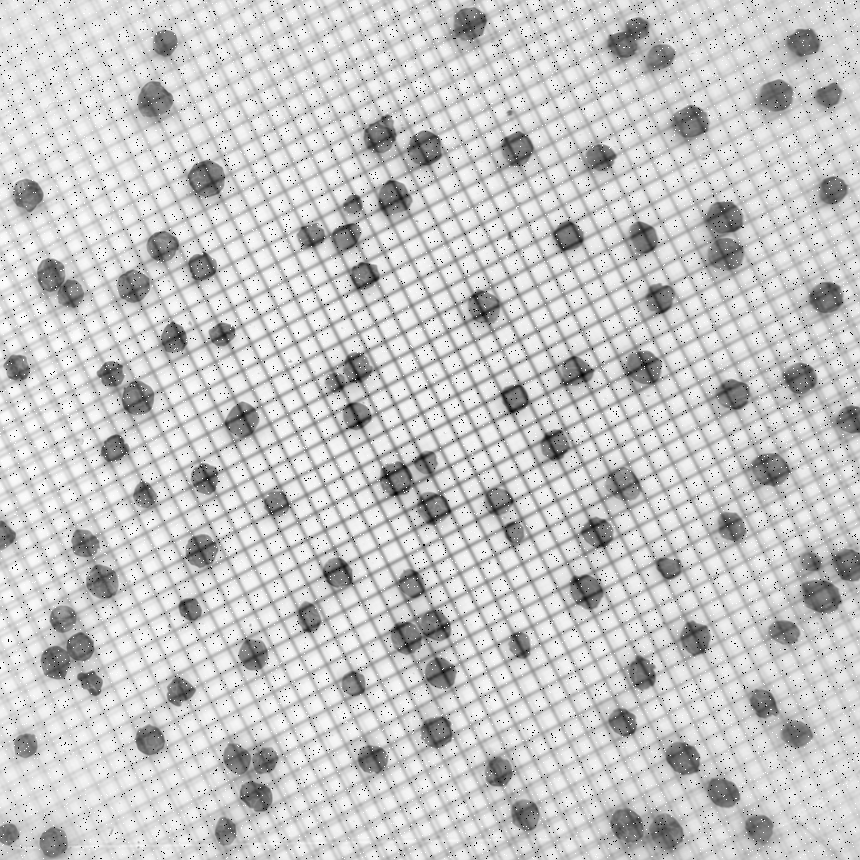
#> input picture input.tif, 860 x 860 px
$ jupyter execute pepper_count.ipynb   (shell and % lines are left out)
#> lines starting #> are read from the running program, lines starting #| are printed output that depends on the picture; after the words box and inside, x2 and y2 are one past the last pixel; in counts of white or black regions, pixels touching at a corner belong together
[cell 1]
import cv2
from scipy import ndimage, signal
from skimage.restoration import denoise_nl_means, estimate_sigma
from skimage.morphology import dilation, disk, erosion, opening, closing, square, rectangle
from skimage.filters import sobel
from skimage.measure import label
from skimage.segmentation import watershed, expand_labels
from skimage.color import label2rgb
import tifffile
import numpy as np
from numpy.fft import fft, fftfreq, ifft, fft2, fftn
import matplotlib.pyplot as plt

[cell 2]
input = tifffile.imread('input.tif')
#> input is the input picture: shape (860, 860); min 0, max 255, mean 199.4
fig, ax = plt.subplots(ncols=2, figsize=(20, 10))

#Remove salt and petter noise
denoised_image = ndimage.median_filter(input, 3)


ax[0].imshow(input, cmap="gray")
ax[1].imshow(denoised_image, cmap="gray")

[cell 3]
fig, ax = plt.subplots(ncols=2, figsize=(20, 10))

img_c2 = np.fft.fft2(denoised_image)

img_c3 = np.fft.fftshift(img_c2)

ax[0].imshow(np.log(1+np.abs(img_c2)), "gray")
ax[1].imshow(np.log(1+np.abs(img_c3)), "gray")
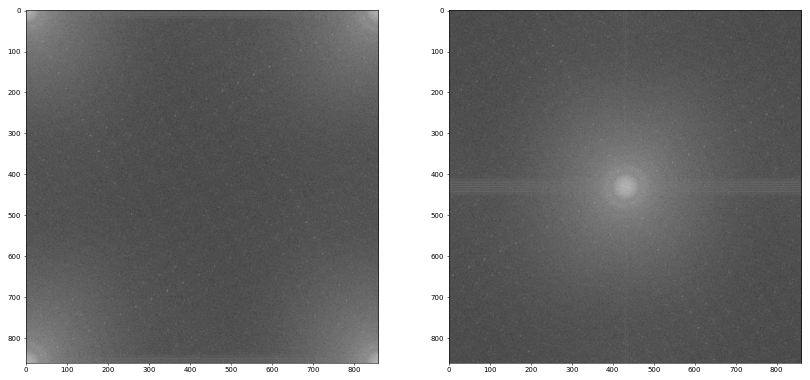
#> figure drawn by matplotlib, 2 panels

[cell 4]
fig, ax = plt.subplots(ncols=2, figsize=(20, 10))
footprint = square(10)
test = dilation(denoised_image, footprint)
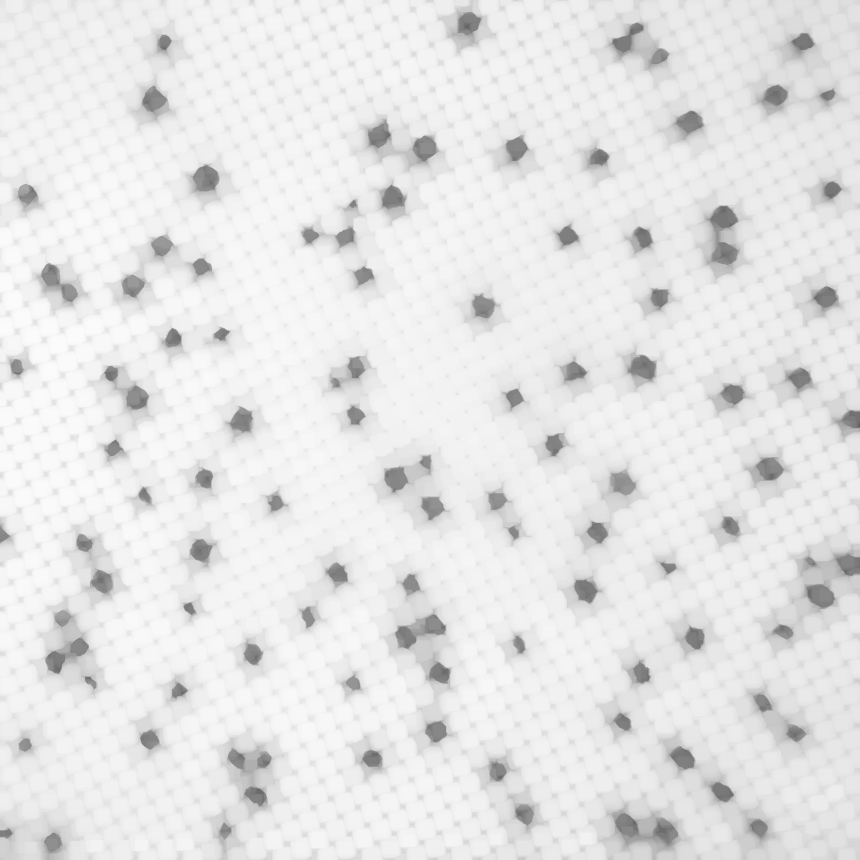
#> test: shape (860, 860); min 91, max 251, mean 229.8

ax[0].imshow(denoised_image, "gray")
ax[1].imshow(test, "gray")
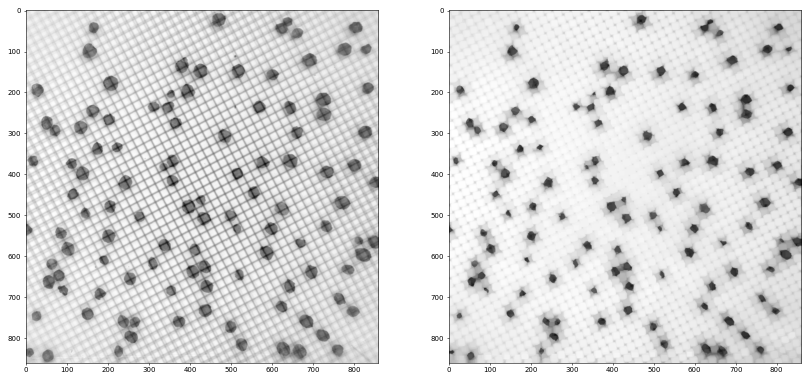
#> figure drawn by matplotlib, 2 panels

[cell 5]
# edge detection
edges = sobel(test)
markers = np.zeros_like(test)
# Identify some background and foreground pixels from the intensity values.
# These pixels are used as seeds for watershed.
foreground, background = 1, 2
markers[test > 148.0] = background
markers[test < 145.0] = foreground

ws = watershed(edges, markers)
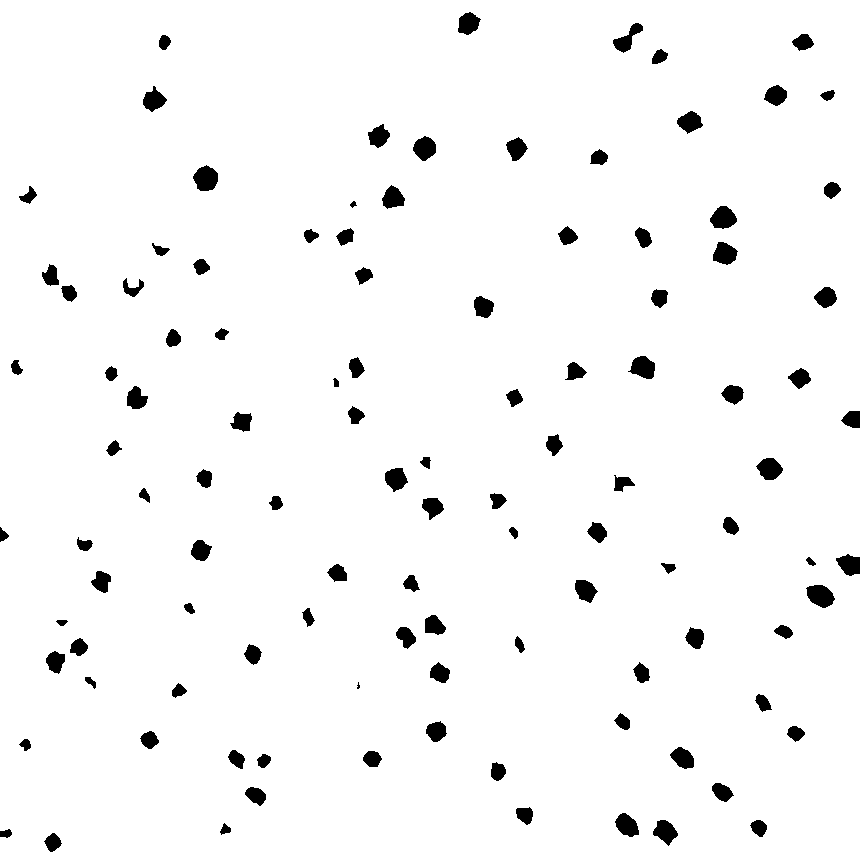
#> ws: shape (860, 860); values 1 (black) and 2 (white), 96.7% white; 109 black regions (1 under 20 px), largest, box (x1, y1, x2, y2) and area: (193, 165, 218, 191) 477, (806, 585, 835, 608) 468, (710, 206, 737, 229) 438
seg1 = label(ws == foreground)
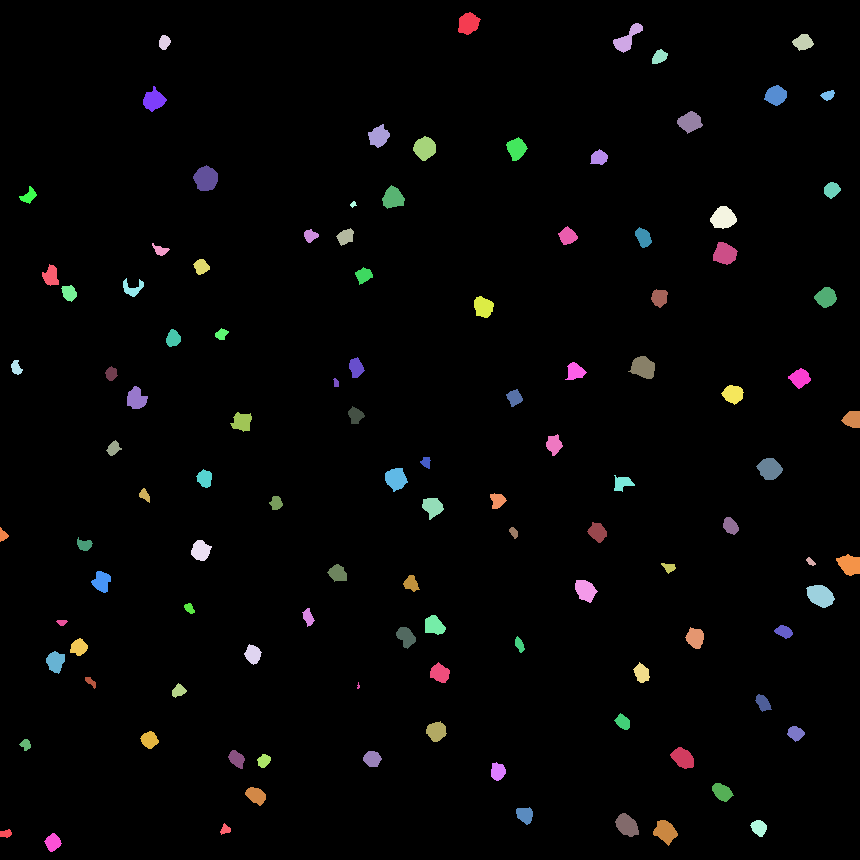
#> seg1: shape (860, 860) int32; 110 distinct labels, from 0 to 109; one colour per label, 0 black

expanded = expand_labels(seg1, distance=10)
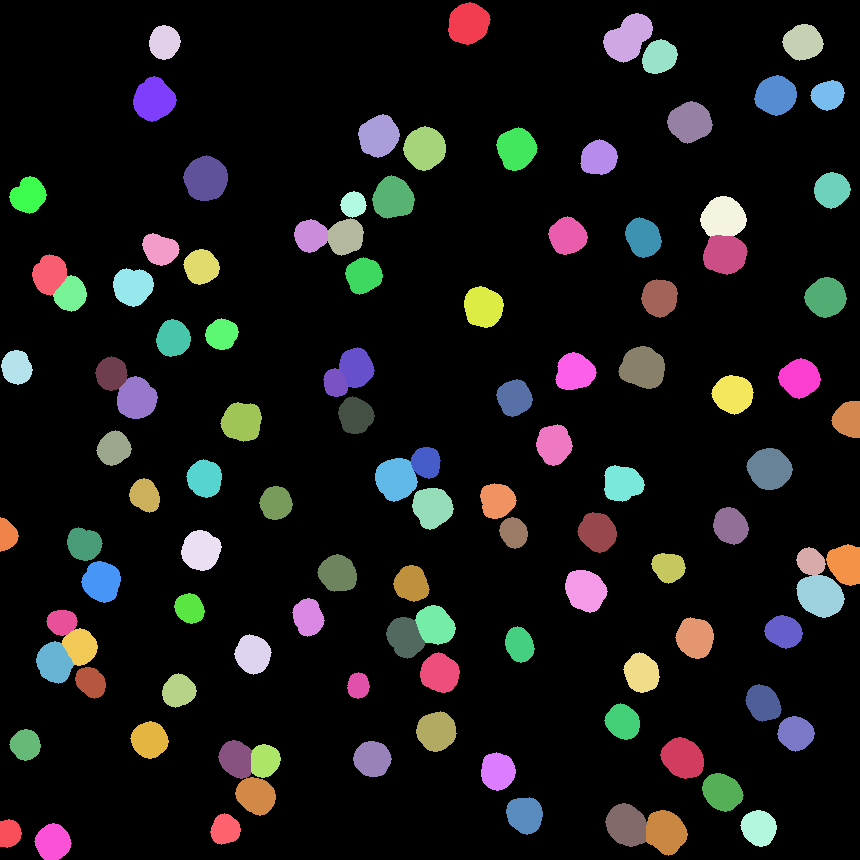
#> expanded: shape (860, 860) int32; 110 distinct labels, from 0 to 109; one colour per label, 0 black

# Show the segmentations.
fig, axes = plt.subplots(nrows=1, ncols=2, figsize=(20, 10),
                         sharex=True, sharey=True)

color1 = label2rgb(seg1, image=test, bg_label=0)
#axes[0].imshow(color1)
#axes[0].set_title('Sobel+Watershed')
axes[0].imshow(input, "gray")

color2 = label2rgb(expanded, image=test, bg_label=0)
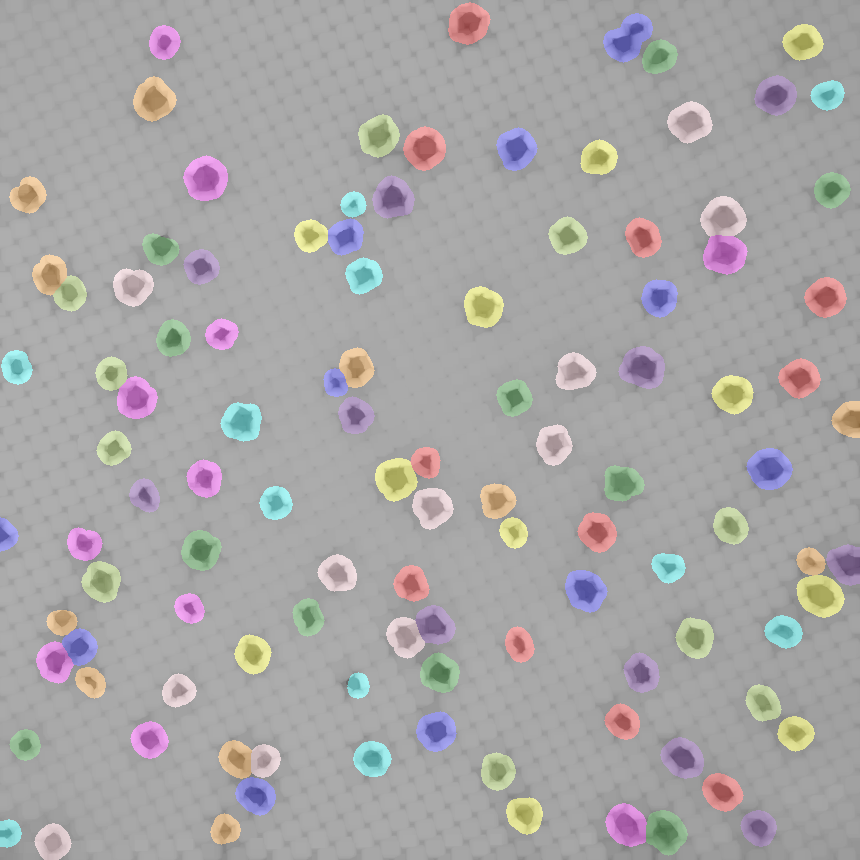
#> color2: shape (860, 860, 3) float64; mean R, G, B 0.659, 0.651, 0.652
axes[1].imshow(color2)
axes[1].set_title('Detected Peppercorns')

[cell 6]
print("Count of peppercorns: " + str(seg1.max()))
#| Count of peppercorns: 109
